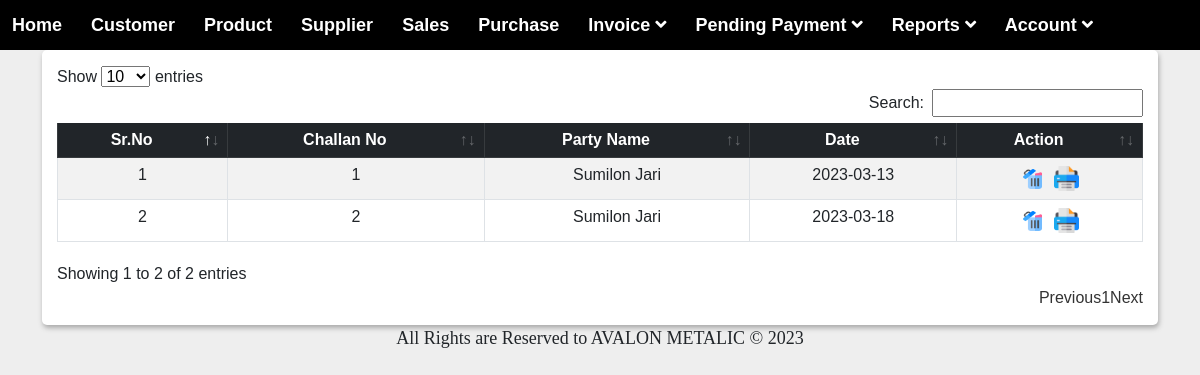
The page /sales/view_inv.php on the database as committed earlier.
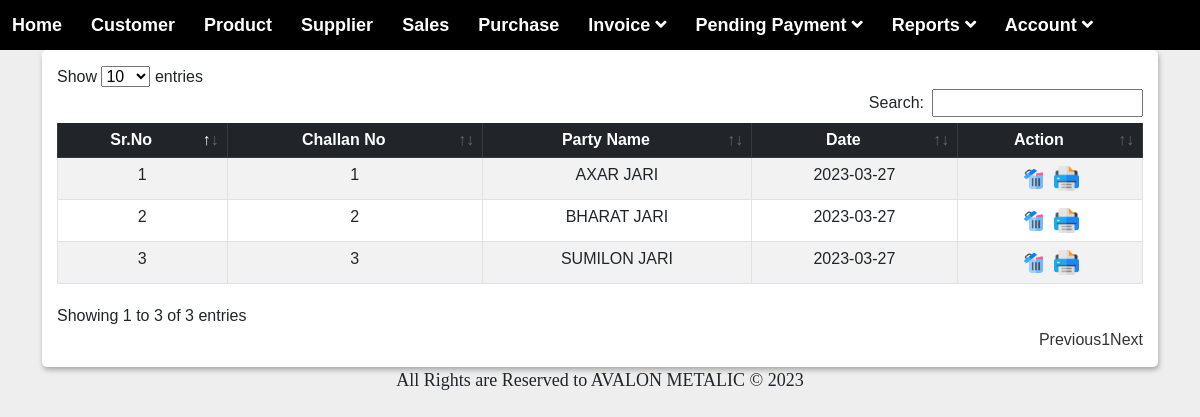
The same page on the database as committed later.
### tables this page shows
CREATE TABLE `sales` (
  `id` int(100) NOT NULL,
  `productid` varchar(250) NOT NULL,
  `challan_no` int(50) NOT NULL,
  `party_name` varchar(200) NOT NULL,
  `date` date NOT NULL DEFAULT current_timestamp(),
  `product_name` varchar(200) NOT NULL,
  `box_no` varchar(100) NOT NULL,
  `bobin` varchar(50) NOT NULL,
  `quantity` varchar(50) NOT NULL,
  `rate` varchar(50) NOT NULL,
  `amount` varchar(100) NOT NULL,
  `pymnt_mode` varchar(50) NOT NULL
);

CREATE TABLE `party` (
  `id` int(50) NOT NULL,
  `name` varchar(100) NOT NULL,
  `alias` varchar(100) NOT NULL,
  `city` varchar(100) NOT NULL,
  `area` varchar(100) NOT NULL,
  `state` varchar(100) NOT NULL,
  `pan_no` varchar(100) NOT NULL,
  `adhar_no` varchar(100) NOT NULL,
  `gstin` varchar(100) NOT NULL,
  `con_per_name` varchar(100) NOT NULL,
  `address` varchar(500) NOT NULL,
  `pin` varchar(100) NOT NULL,
  `mo_no` varchar(100) NOT NULL,
  `phone_no` varchar(100) NOT NULL,
  `fax` varchar(100) NOT NULL,
  `email` varchar(100) NOT NULL,
  `website` varchar(100) NOT NULL
);

### sales/view_inv.php (the view, shortened to what this page needs)
<?php
include('../inc/connection.php');
include('../inc/menu.php');
?>
<!DOCTYPE html>
<html lang="en">
<head>
    <link rel="stylesheet" href="../assets/css/bootstrap.min.css">
    <link rel="stylesheet" href="../assets/css/datatables.min.css">
    <link rel="stylesheet" href="../assets/css/style.css">
    <link rel="stylesheet" href="../assets/buttons.dataTables.min.css">
</head>
<body>
    <div class="container">
        <div class="data_table">
            <form method="post">
                <table id="example" class="table table-striped table-bordered display">
                    <thead class="table-dark">
                        <tr>
                        <tr>
                            <th style="text-align: center;">Sr.No</th>
                            <th style="text-align: center;">Challan No</th>
                            <th style="text-align: center;">Party Name</th>
                            <th style="text-align: center;">Date</th>
                            <th style="text-align: center;">Action</th>
                        </tr>
                    </thead>
                    <tbody>
                        <?php
                        $cnt = 1;
                        $query = "SELECT party.name, sales.id, sales.challan_no, sales.date, sales.product_name, sales.quantity, sales.rate, sales.amount
                        FROM sales
                        JOIN party ON party.id = sales.party_name
                        GROUP BY sales.challan_no;
                         ";
                        $res = mysqli_query($con, $query);
                        while ($row = mysqli_fetch_array($res)) {
                        ?>
                            <tr>
                                <td style="text-align: center;"><?= $cnt; ?></td>
                                <td style="text-align: center;"><?= $row['challan_no']; ?></td>
                                <td style="text-align: center;"><?= $row['name']; ?></td>
                                <td style="text-align: center;"><?= $row['date']; ?></td>
                                <td style="text-align: center;">
                                    <a href="del_inv.php?id=<?php echo $row['challan_no']; ?>" onclick="return confirm('Are You Sure??');"><img src="../IMG/delete.png" height="20px" width="25px"></a>&nbsp;
                                    <a href="print.php?id=<?php echo $row['challan_no']; ?>"><img src="../IMG/print.png" height="25px" width="25PX"></a>
                                </td>
                            </tr>
                        <?php
                            $cnt++;
                        }
                        ?>
                    </tbody>
                </table>
            </form>
        </div>
    </div>
</body>
</html>
<?php
include('../inc/footer.php');
?>

Rows that differ between the two databases and show on the page:
changed sales: party.name "Sumilon Jari" → "AXAR JARI"; date "2023-03-13" → "2023-03-27"
added sales: challan_no "2", party.name "BHARAT JARI", date "2023-03-27"
changed sales: challan_no "2" → "3"; party.name "Sumilon Jari" → "SUMILON JARI"; date "2023-03-18" → "2023-03-27"
Other text that changed with them:
text written by a page script: "Show entries Search: Showing 1 to 2 of 2 entries Previous 1 Next" → "Show entries Search: Showing 1 to 3 of 3 entries Previous 1 Next"
